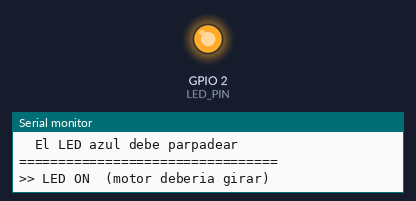
Bench run of a sketch on a simulated ESP32. On the bench: output pins drawn as LEDs (lit = HIGH), the last lines printed to the serial monitor.

Above: at 2.5 s.
At 5.0 s:
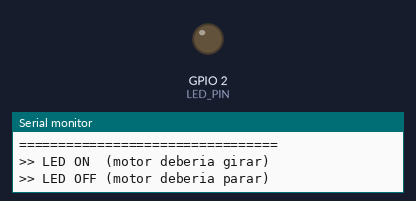
Timing chart, 0 to 7.5 s (numbered marks = the images above):
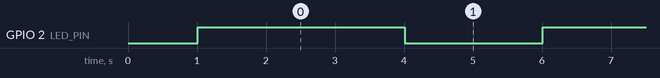

Measured:
- by itself, GPIO 2 (LED_PIN): alternates HIGH for 3.0 s and LOW for 2.0 s

The sketch:

test_motores.ino
```cpp
/*
 * TEST CON LED INTEGRADO
 *
 * Conecta IN1 del L298N → GPIO 2 del ESP32 (pin del LED azul)
 * Conecta IN2 del L298N → GND del ESP32
 * Jumpers ENA/ENB puestos en el L298N
 * Motor en OUT1/OUT2
 *
 * Si el LED azul parpadea PERO el motor no gira:
 *   → El cable del ESP32 al L298N no llega bien
 *
 * Si el LED azul parpadea Y el motor gira:
 *   → Antes estabas conectando al pin equivocado
 */

#define LED_PIN  2   // LED azul integrado del ESP32

void setup() {
  Serial.begin(115200);
  delay(1000);
  Serial.println("\n=================================");
  Serial.println("  TEST CON LED - GPIO 2");
  Serial.println("  El LED azul debe parpadear");
  Serial.println("=================================\n");

  pinMode(LED_PIN, OUTPUT);
}

void loop() {
  Serial.println(">> LED ON  (motor deberia girar)");
  digitalWrite(LED_PIN, HIGH);
  delay(3000);

  Serial.println(">> LED OFF (motor deberia parar)");
  digitalWrite(LED_PIN, LOW);
  delay(2000);
}
```
